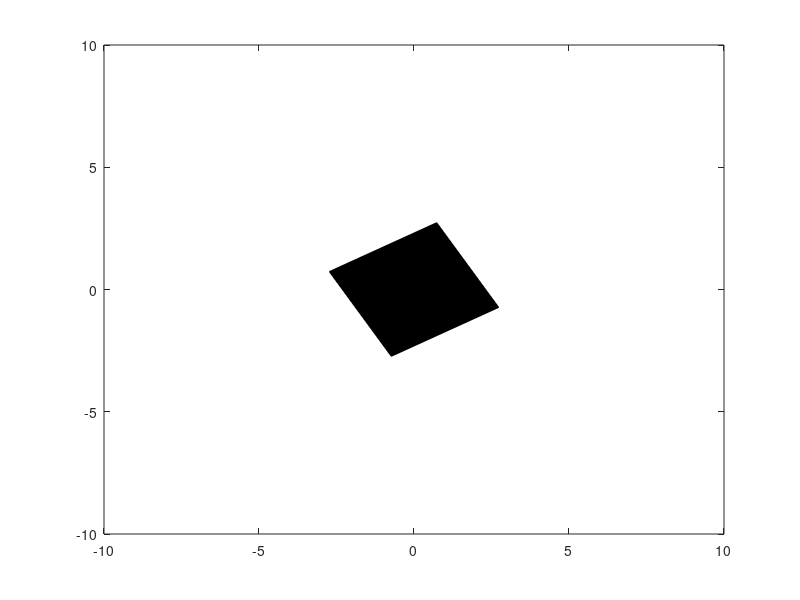

Write MATLAB code to recreate this figure.
X = [-2 -2 2 2];
Y = [-2 2 2 -2];

figure
close all
hSquare = fill(X,Y,'k');

thetad = 3;

R = [cosd(thetad) -sind(thetad); sind(thetad) cosd(thetad)]
C = repmat([0 0], 4, 1)'

axis([-10 10 -10 10])
%return
for k=1:10
    V = get(hSquare,'Vertices')' % get the current set of vertices
    %V = R*V
    V1 = V - C
    Vtheta = R*V1 + C % do the rotation relative to the centre of the square
    set(hSquare,'Vertices',Vtheta'); % update the vertices
%    pause(0.01);
end

